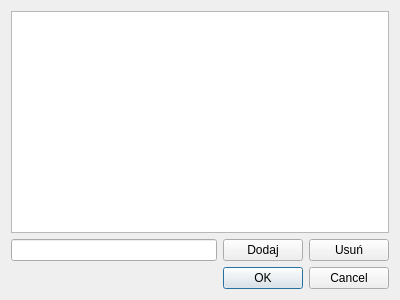
<?xml version="1.0" encoding="UTF-8"?>
<ui version="4.0">
 <class>Lista</class>
 <widget class="QDialog" name="Lista">
  <property name="geometry">
   <rect>
    <x>0</x>
    <y>0</y>
    <width>400</width>
    <height>300</height>
   </rect>
  </property>
  <property name="windowTitle">
   <string>Dialog</string>
  </property>
  <layout class="QGridLayout" name="gridLayout">
   <item row="1" column="1">
    <widget class="QPushButton" name="pushButton">
     <property name="text">
      <string>Dodaj</string>
     </property>
    </widget>
   </item>
   <item row="1" column="0">
    <widget class="QLineEdit" name="lineEdit"/>
   </item>
   <item row="1" column="2">
    <widget class="QPushButton" name="pushButton_2">
     <property name="text">
      <string>Usuń</string>
     </property>
    </widget>
   </item>
   <item row="0" column="0" colspan="3">
    <widget class="QListWidget" name="listWidget"/>
   </item>
   <item row="2" column="1" colspan="2">
    <widget class="QDialogButtonBox" name="buttonBox">
     <property name="orientation">
      <enum>Qt::Horizontal</enum>
     </property>
     <property name="standardButtons">
      <set>QDialogButtonBox::Cancel|QDialogButtonBox::Ok</set>
     </property>
    </widget>
   </item>
  </layout>
 </widget>
 <resources/>
 <connections>
  <connection>
   <sender>buttonBox</sender>
   <signal>accepted()</signal>
   <receiver>Lista</receiver>
   <slot>accept()</slot>
   <hints>
    <hint type="sourcelabel">
     <x>390</x>
     <y>290</y>
    </hint>
    <hint type="destinationlabel">
     <x>157</x>
     <y>274</y>
    </hint>
   </hints>
  </connection>
  <connection>
   <sender>buttonBox</sender>
   <signal>rejected()</signal>
   <receiver>Lista</receiver>
   <slot>reject()</slot>
   <hints>
    <hint type="sourcelabel">
     <x>390</x>
     <y>290</y>
    </hint>
    <hint type="destinationlabel">
     <x>286</x>
     <y>274</y>
    </hint>
   </hints>
  </connection>
 </connections>
</ui>
